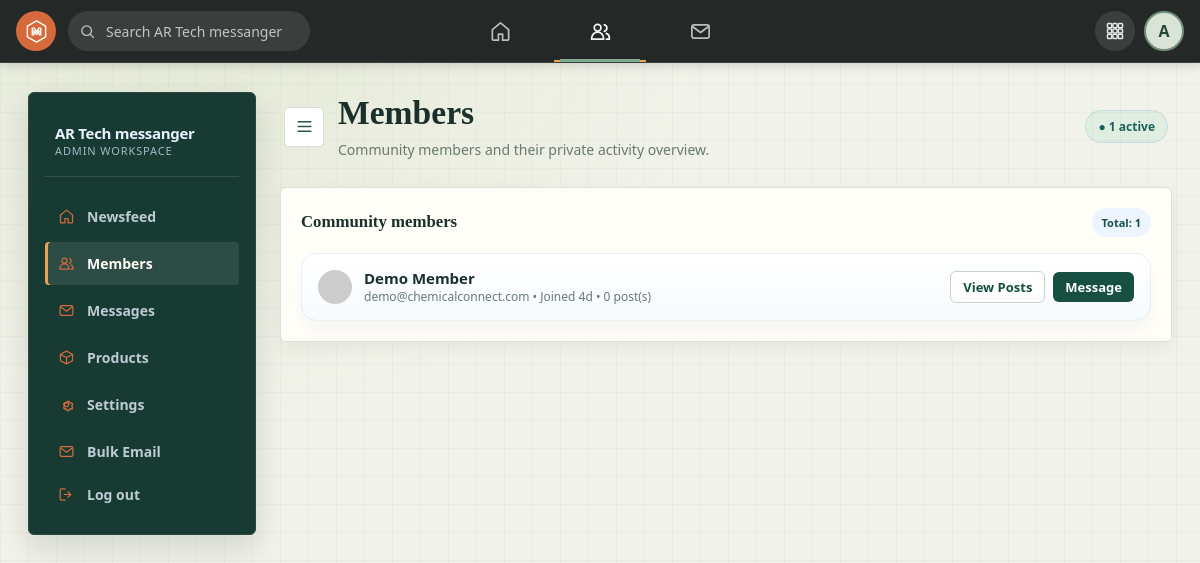
The page /admin/users.php (signed in) on the database its author committed.
### tables this page shows
CREATE TABLE users (
  id          INT AUTO_INCREMENT PRIMARY KEY,
  name        VARCHAR(100)  NOT NULL,
  email       VARCHAR(150)  NOT NULL UNIQUE,
  password    VARCHAR(255)  NOT NULL,
  role        ENUM('admin','user') NOT NULL DEFAULT 'user',
  avatar      VARCHAR(255)  DEFAULT NULL,
  cover_photo VARCHAR(255)  DEFAULT NULL,
  status      ENUM('active','blocked') NOT NULL DEFAULT 'active',
  created_at  TIMESTAMP     NOT NULL DEFAULT CURRENT_TIMESTAMP
);

### includes/functions.php (called while the page is built, shortened)
<?php
function e($str): string
{
    return htmlspecialchars((string)$str, ENT_QUOTES, 'UTF-8');
}
function timeAgo(string $datetime): string
{
    $timestamp = strtotime($datetime);
    $diff = time() - $timestamp;
    if ($diff < 604800) return floor($diff / 86400) . 'd';
    return date('M j, Y', $timestamp);
}
    ?>

### admin/users.php (the view, shortened to what this page needs)
<?php
require_once __DIR__ . '/../includes/init.php';
$stmt = $pdo->query("
    SELECT u.*,
           (SELECT COUNT(*) FROM user_posts up WHERE up.user_id = u.id)
           + (SELECT COUNT(*) FROM admin_posts ap WHERE ap.admin_id = u.id) AS post_count
    FROM users u
    WHERE u.role = 'user'
    ORDER BY u.created_at DESC
");
$members = $stmt->fetchAll();
require __DIR__ . '/../includes/header.php';
require __DIR__ . '/../includes/navbar.php';
?>
<div class="admin-shell">
  <?php require __DIR__ . '/../includes/admin_sidebar.php'; ?>
  <main class="admin-main">
    <div class="dashboard-header">
      <button class="admin-sidebar-toggle" type="button" aria-controls="adminSidebar" aria-expanded="true" aria-label="Hide navigation" title="Hide navigation">
        <svg viewBox="0 0 24 24" aria-hidden="true"><path d="M4 6h16M4 12h16M4 18h16"/></svg>
      </button>
      <div>
        <h1>Members</h1>
        <p>Community members and their private activity overview.</p>
      </div>
      <div class="header-badges">
        <span class="soft-pill success">● <?php echo count($members); ?> active</span>
      </div>
    </div>
    <section class="panel members-panel">
      <div class="panel-header">
        <h3>Community members</h3>
        <span class="panel-tag">Total: <?php echo count($members); ?></span>
      </div>
      <?php if (empty($members)): ?>
        <div class="empty-state"><div class="icon">👥</div>No members have signed up yet.</div>
      <?php else: ?>
        <div class="member-list">
          <?php foreach ($members as $m): ?>
            <div class="user-list-item">
              <img class="avatar" src="https://api.dicebear.com/7.x/initials/svg?seed=<?php echo urlencode($m['name']); ?>&backgroundColor=1d5aa8" alt="">
              <div class="info">
                <div class="uname"><?php echo e($m['name']); ?>
                </div>
                <div class="uemail"><?php echo e($m['email']); ?> &bull; Joined <?php echo timeAgo($m['created_at']); ?> &bull; <?php echo (int)$m['post_count']; ?> post(s)</div>
              </div>
              <div class="member-actions">
                <a class="btn btn-sm btn-outline" href="user_detail.php?id=<?php echo $m['id']; ?>">View Posts</a>
                <a class="btn btn-sm btn-primary" href="messages.php?with=<?php echo $m['id']; ?>">Message</a>
              </div>
            </div>
          <?php endforeach; ?>
        </div>
      <?php endif; ?>
    </section>
  </main>
</div>
<?php require __DIR__ . '/../includes/footer.php'; ?>

### rows shown on the page
users: name "Demo Member", email "demo@chemicalconnect.com", created_at "4d", post_count "0"

### other values the page prints
substr(currentUserName(), 0, 1) "A"
count($members) "1"
